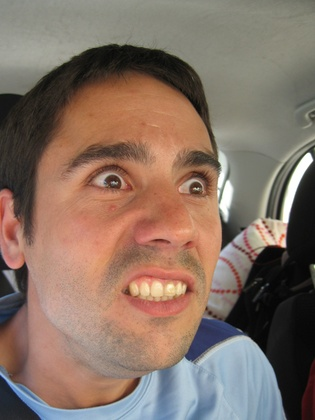
%> input picture Hums2016functions/Eigenmovie/VideoUtils_v1_2_4/Resources/TestFace_1.jpg, 315 x 420 px, shrunk from 600 x 800 before the run
$ octave --eval "result = body_contour_from_image(rgb2gray(imread('../Hums2016functions/Eigenmovie/VideoUtils_v1_2_4/Resources/TestFace_1.jpg')));"   (GNU Octave 9; MATLAB toolbox functions it lacks are replaced by stand-ins)
%> lines starting %> are read from the running program, lines starting %| are printed output that depends on the picture; in (x1, y1, x2, y2) boxes, pixels count from 0 and x2, y2 are one past the last pixel; in counts of white or black regions, pixels touching at a corner belong together; the program's own positions count from 1
### body_contour_from_image/identify_body_contour_neighbors.m
function neighbor_matrix = identify_body_contour_neighbors(body_contour_coords)

len_contour = max(size(body_contour_coords));

neighbor_matrix=[];

if(len_contour > 2)

    neighbor_matrix(len_contour,len_contour) = 0;

    for(i=1:len_contour)
        for(j=i+1:len_contour)
            if( abs(body_contour_coords(i,1) - body_contour_coords(j,1)) <= 1 && ...
                    abs(body_contour_coords(i,2) - body_contour_coords(j,2)) <= 1 )
                neighbor_matrix(i,j) = j;
                neighbor_matrix(j,i) = i;
            end
        end
    end

end

return;
end

### body_contour_from_image/find_row_in_matrix.m
function row_idx = find_row_in_matrix(a, target_row)

num_row = size(a,1);
num_col = size(a,2);

row_idx = [];

for(i=1:num_row)
    found_flag=1;
    for(j=1:num_col)
       if(target_row(j) ~= a(i,j))
           found_flag=0;
           break;
       end
    end
    if(found_flag==1)
        row_idx = [row_idx i];
    end
end

return;
end

### body_contour_from_image/sort_body_contour_indicies.m
function sorted_indicies = sort_body_contour_indicies(body_contour, neighbor_matrix, contour_ends_idx)

sorted_indicies = [];
if(isempty(contour_ends_idx))
    return;
end

length_contour = length(body_contour.x);

if(contour_ends_idx(1) > 0)
    % pick one of the body ends and find its neighbor
    sorted_indicies(1) = contour_ends_idx(1);
    neighbor_matrix(find(neighbor_matrix==sorted_indicies(1))) = 0;

    idx_prev = neighbor_matrix(sorted_indicies(1), find(neighbor_matrix(sorted_indicies(1),:)>0));

    if(~isempty(idx_prev))
        sorted_indicies(2) = idx_prev(1);
        neighbor_matrix(find(neighbor_matrix==sorted_indicies(2))) = 0;

        k=3;
        while(k<=length_contour)
            idx = neighbor_matrix(sorted_indicies(k-1), find(neighbor_matrix(sorted_indicies(k-1),:)>0));

            if(~isempty(idx))
                for(p=1:length(idx))
                    sorted_indicies(k) = idx(p);
                    neighbor_matrix(find(neighbor_matrix==sorted_indicies(k))) = 0;
                    k=k+1;
                end
            else
                idx = neighbor_matrix(sorted_indicies(k-2), find(neighbor_matrix(sorted_indicies(k-2),:)>0));
                if(~isempty(idx))
                    for(p=1:length(idx))
                        sorted_indicies(k) = idx(p);
                        neighbor_matrix(find(neighbor_matrix==sorted_indicies(k))) = 0;
                        k=k+1;
                    end
                else
                    break
                end
            end
        end

    end

end

% [22 lines of commented-out code are left out]


return;
end

### body_contour_from_image/fit_line.m
function [m,b] = fit_line(x,y)
% [m,b] = fit_line(x,y)

if(nargin==0)
    disp('[m,b] = fit_line(x,y)')
    return
end

if(length(x)<=3)
    m = (y(end)-y(1))/(x(end)-x(1));
    b = y(1)-m*x(1);
    return;
end

    s = warning('off','all');

    x(isnan(x)) = [];
    y(isnan(y)) = [];

    X = [ones(size(x))'  x'];

    p = X\y';
    b  = p(1); m  = p(2);

    clear('p'); clear('X');

    warning(s);

return;
end

### body_contour_from_image/distance_point_line.m
function d = distance_point_line(x,y, m, b)
% d = distance_point_line(x,y, m, b)
% shortest distance from a point x,y and a line y=mx+b

d = abs(y - m*x - b)/sqrt(m^2 +1);

return;
end

### body_contour_from_image/relative_curvature_angles_from_coordinates.m
function [kappa, xx, yy] = relative_curvature_angles_from_coordinates(input_x, input_y, input_num_contour_points)
% kappa = relative_curvature_angles_from_coordinates(input_x, input_y, input_num_contour_points)

if(length(input_x)<=5)
    kappa = zeros(1,input_num_contour_points);
    xx = kappa;
    yy = kappa;
    return;
end

num_contour_points = input_num_contour_points+2;

if ismac
    x = smooth(input_x); %this works with the curve fitting
    y = smooth(input_y);
else
    x = movmean(input_x,5);%changed 08/07/17 by Elias Scheer to avoid using the Curve Fitting Toolbox
    y = movmean(input_y,5);
end

% spline to add more points to contour
t = 1:length(x);
ts = 1:(length(x)/(num_contour_points-1)):(length(x)+1);
if(ts(end)<length(x))
    ts = [ts length(x)];
end
xx = (spline(t,x,ts));
yy = (spline(t,y,ts));

kappa = zeros(1,length(xx))+NaN;
for(k=2:length(xx)-1)
    kappa(k) = ((180/pi)*atan2(-(yy(k-1)-yy(k)),(xx(k-1)-xx(k))));
end
dkappa = abs([NaN diff(kappa)]);
jump_idx = find((dkappa)>=90);
original_jump_len = length(jump_idx);
ctr=0;
while(~isempty(jump_idx))
    idx = jump_idx(1);
    if(idx>1)
        if(kappa(idx-1)>0)
            kappa(idx) = kappa(idx) + 360;
        else
            kappa(idx) = -360 + kappa(idx);
        end
    end
    dkappa = abs([NaN diff(kappa)]);
    jump_idx = find((dkappa)>=90);
    ctr = ctr + 1;
    if(ctr>1000*original_jump_len)
        break;
    end
end
kappa(find(kappa>360)) = 360;
kappa(find(kappa<-360)) = -360;
kappa = kappa - nanmedian(kappa);
kappa(find(kappa>90)) = 90;
kappa(find(kappa<-90)) = -90;

kappa = matrix_replace(kappa,'==',NaN,0);
kappa(1)=[];
kappa(end)=[];

return;
end


% [13 lines of commented-out code are left out]

### body_contour_from_image/matrix_replace.m
function x = matrix_replace(y, relationship, a,  b)
% x = matrix_replace(y, relationship, a,  b)
% replaces the elements relationship a in matrix y w/ b
% >> q = [1 2 3; 4 3 6; 3 8 9]
% q =
%      1     2     3
%      4     3     6
%      3     8     9
%
% >> matrix_replace(q,'==',3,-1)
% ans =
%      1     2    -1
%      4    -1     6
%     -1     8     9
%
% >> matrix_replace(q,'<',3,-1)
% ans =
%     -1    -1     3
%      4     3     6
%      3     8     9

if(nargin==0)
    disp('x = matrix_replace(y, relationship, a,  b)')
    return
end

x = y;

if(isnan(a))
    st = sprintf('x(isnan(x)) = %f;',b);
else
    if(isinf(a))
        st = sprintf('x(isinf(x)) = NaN;');
    else
        if(strcmp(relationship,'=') || strcmp(relationship,'==')) % for replacing values of a w/ b need to deal w/ floating point stuff
            st = sprintf('x(find(abs(x-%f)<1e-6)) = %f;',a, b);
        else
            st = sprintf('x(x %s %f) = %f;',relationship,a,b);
        end
    end
end

eval(st);

return;
end

### body_contour_from_image/body_contour_from_image.m
function body_contour_struct = body_contour_from_image(Image, bound_box_corner)


% creates the thin line trace of the body from an image bounding_box_corner

body_contour_struct.x=[];
body_contour_struct.y=[];
% [5 lines of commented-out code are left out]
body_contour_struct.curvature = [];

if(isempty(Image))
    return;
end

if(nargin<2)
    bound_box_corner = [0 0];
end

perimeter_image = [];
skeleton = [];


if(sum(sum(Image))>100)
    % find the smooth perimeter
    perimeter_image = bwperim(bwmorph(bwmorph(bwmorph(bwmorph(imfill(Image,'holes'),'spur'),'majority'),'clean'),'remove'));
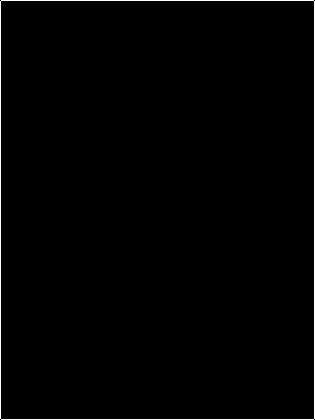
%> perimeter_image: size 420x315 logical; 1.1% white in thin lines or dots
    %ELIAS EDIT 09/09/17
%     perimeter_image = bwperim(Image);
    if(sum(sum(perimeter_image))==0)
        return;
    end
    % and fill it in for the working local_image
    skeleton = bwmorph(bwmorph(  bwmorph(imfill(perimeter_image,'holes'),'majority')   ,'thin',Inf),'clean');
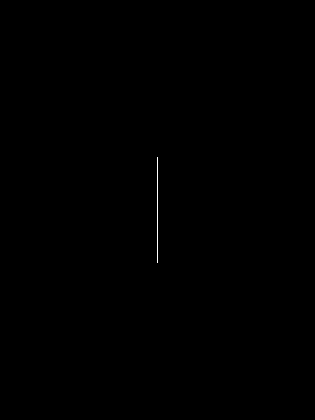
%> skeleton: size 420x315 logical; 0.08% white in thin lines or dots, all inside (x1, y1, x2, y2) = (157, 157, 158, 263)
else
    skeleton = bwmorph(bwmorph(Image,'spur'),'thin',Inf);
end
if(sum(sum(skeleton))==0)
    return;
end


[body_contour_coords(:,2), body_contour_coords(:,1)] = find(skeleton==1);
neighbor_matrix = identify_body_contour_neighbors(body_contour_coords);
%> in identify_body_contour_neighbors, `len_contour = max(size(body_contour_coords));`: len_contour = 106
%> in identify_body_contour_neighbors, `neighbor_matrix(len_contour,len_contour) = 0;`: neighbor_matrix: size 106x106 double; every value is 0
%> the loop in identify_body_contour_neighbors, `for(i=1:len_contour)` made 106 passes
%> after the loop in identify_body_contour_neighbors, `for(i=1:len_contour)`: neighbor_matrix: size 106x106 double; min 0, max 106, mean 1

endpoints = bwmorph(skeleton, 'endpoints');
[end_coords(:,2), end_coords(:,1)] = find(endpoints==1);
if(size(end_coords,1)>2) % too many endpoints ... find the likely real ones

    branchpoints = bwmorph(skeleton, 'branchpoints');
    r = []; c = [];
    [r, c] = find(branchpoints==1);

    if(~isempty(r))
        branch_coords(:,2) = r;
        branch_coords(:,1) = c;
    else
        return;
    end

    % [11 lines of commented-out code are left out]
    ctr=1;
    prev_num_endpoints = size(end_coords,1);
    while(size(end_coords,1)>2 && ctr<=3*size(branch_coords,1))
        ctr = ctr+1;

        deleted_branch_ctr=0;
        for(b=1:size(branch_coords,1))
            mindist = 1e11;
            path_idx = [];

            b1 = find_row_in_matrix(body_contour_coords, branch_coords(b,:));

            for(e=1:size(end_coords,1))

                e1 = find_row_in_matrix(body_contour_coords, end_coords(e,:));

                [dist, p_idx] = branch_length(neighbor_matrix,  body_contour_coords,branch_coords, b1,e1);
                if(dist<mindist)
                    mindist = dist;
                    path_idx = p_idx;
                end


            end
            % wipe out pixels for the short branch affiliated w/ branchpoints(b)
            for(p=1:length(path_idx))
                deleted_branch_ctr = deleted_branch_ctr+1;
                skeleton(body_contour_coords(path_idx(p),2), body_contour_coords(path_idx(p),1)) = 0;
            end
        end

        body_contour_coords=[];
        [body_contour_coords(:,2), body_contour_coords(:,1)] = find(skeleton==1);
        neighbor_matrix = identify_body_contour_neighbors(body_contour_coords);
        end_coords =[];
        endpoints = bwmorph(skeleton, 'endpoints');
        [end_coords(:,2), end_coords(:,1)] = find(endpoints==1);
        branch_coords = [];
        branchpoints = bwmorph(skeleton, 'branchpoints');
        [branch_coords(:,2), branch_coords(:,1)] = find(branchpoints==1);

        % should have fewer endpoints now since we have deleted branch(s)
        % if we have more endpoints than we should, a gap was created
        if(deleted_branch_ctr>0)
            if(size(end_coords,1) > (prev_num_endpoints-deleted_branch_ctr))
                for(i=1:size(end_coords,1)-1)
                    for(j=i+1:size(end_coords,1))
                        d = sqrt((end_coords(i,1) - end_coords(j,1))^2 + (end_coords(i,2) - end_coords(j,2))^2);
                        if(d <= 3)
                            body_contour_coords = [body_contour_coords; round([(end_coords(i,1) + end_coords(j,1))/2 (end_coords(i,2) + end_coords(j,2))/2])];
                            skeleton(body_contour_coords(end,2), body_contour_coords(end,1))=1;
                        end
                    end
                end

                body_contour_coords=[];
                [body_contour_coords(:,2), body_contour_coords(:,1)] = find(skeleton==1);
                neighbor_matrix = identify_body_contour_neighbors(body_contour_coords);
                end_coords =[];
                endpoints = bwmorph(skeleton, 'endpoints');
                [end_coords(:,2), end_coords(:,1)] = find(endpoints==1);
                branch_coords = [];
                branchpoints = bwmorph(skeleton, 'branchpoints');
                [branch_coords(:,2), branch_coords(:,1)] = find(branchpoints==1);

            end
        end


        prev_num_endpoints = size(end_coords,1);

        % [7 lines of commented-out code are left out]

    end

    % [8 lines of commented-out code are left out]

    ctr = 0;
    if(size(end_coords,1)>2 && ctr<=2*size(end_coords,1)) % still too many ends ... are they seperated by one pixel?
        ctr=ctr+1;

        for(i=1:size(end_coords,1)-1)
            for(j=i+1:size(end_coords,1))
                d = sqrt((end_coords(i,1) - end_coords(j,1))^2 + (end_coords(i,2) - end_coords(j,2))^2);
                if(d <= 3)
                    body_contour_coords = [body_contour_coords; round([(end_coords(i,1) + end_coords(j,1))/2 (end_coords(i,2) + end_coords(j,2))/2])];
                    skeleton(body_contour_coords(end,2), body_contour_coords(end,1))=1;
                end
            end
        end

        neighbor_matrix = identify_body_contour_neighbors(body_contour_coords);
        end_coords =[];
        endpoints = bwmorph(skeleton, 'endpoints');
        [end_coords(:,2), end_coords(:,1)] = find(endpoints==1);
        branch_coords = [];
        branchpoints = bwmorph(skeleton, 'branchpoints');
        [branch_coords(:,2), branch_coords(:,1)] = find(branchpoints==1);
    end

end

bodyend_indicies = [];
for(i=1:size(end_coords,1))
    bodyend_indicies = [bodyend_indicies find_row_in_matrix(body_contour_coords, end_coords(i,:))];
end
%> this loop made 2 passes
%> (num_row in find_row_in_matrix, num_col in find_row_in_matrix, bodyend_indicies) on passes 1 to 2: (106, 2, 1), (106, 2, [1 106])

body_contour_struct.x = body_contour_coords(:,1) + floor(bound_box_corner(1)) + 0.5;
%> body_contour_struct.x = 106 values from 158.5 to 158.5
body_contour_struct.y = body_contour_coords(:,2) + floor(bound_box_corner(2)) + 0.5;
%> body_contour_struct.y = 106 values from 158.5 to 263.5

if(~isempty(neighbor_matrix))

    if(~isempty(bodyend_indicies))
        sorted_indicies = sort_body_contour_indicies(body_contour_struct, neighbor_matrix, bodyend_indicies);
%> in sort_body_contour_indicies, `length_contour = length(body_contour.x);`: length_contour = 106
%> in sort_body_contour_indicies, `neighbor_matrix(find(neighbor_matrix==sorted_indicies(1))) = 0;`: neighbor_matrix: size 106x106 double; min 0, max 106, mean 1; mean of the top-left, top-right, bottom-left and bottom-right quarters 1, 0, 0, 3
%> in sort_body_contour_indicies, `idx_prev = neighbor_matrix(sorted_indicies(1), find(neighbor_matrix(so..`: idx_prev = 2
%> the loop in sort_body_contour_indicies, `while(k<=length_contour)` made 104 passes
%> after the loop in sort_body_contour_indicies, `while(k<=length_contour)`: k = 107; sorted_indicies = 106 values from 1 to 106
%> sorted_indicies = 106 values from 1 to 106

        body_contour_struct.x = body_contour_struct.x(sorted_indicies);
        body_contour_struct.y = body_contour_struct.y(sorted_indicies);

        % include two more points ... the point on the perimeter closest
        % to the tangent from each bodyend
        if(~isempty(perimeter_image) && length(body_contour_struct.x)>3)
            [perimeter_coords(:,2), perimeter_coords(:,1)] = find(perimeter_image==1);
            firstcoord = [body_contour_struct.x(1) body_contour_struct.y(1)];
%> firstcoord = [158.5 158.5]
            lastcoord = [body_contour_struct.x(end) body_contour_struct.y(end)];
%> lastcoord = [158.5 263.5]
            headcoord = [];
            tailcoord = [];
            [mhead,bhead] = fit_line(body_contour_struct.x(1:3), body_contour_struct.y(1:3));
%> in fit_line, `m = (y(end)-y(1))/(x(end)-x(1));`: m = Inf
%> in fit_line, `b = y(1)-m*x(1);`: b = -Inf
%> mhead = Inf; bhead = -Inf
            [mtail,btail] = fit_line(body_contour_struct.x(end-2:end), body_contour_struct.y(end-2:end));
%> mtail = Inf; btail = -Inf
            minheaddist = 1e10; mintaildist = 1e10;

            for(j=1:size(perimeter_coords,1))

                d = distance_point_line(perimeter_coords(j,1), perimeter_coords(j,2), mhead, bhead);
                if(d<=1)
                    d = ((firstcoord(1) - perimeter_coords(j,1) )^2 + (firstcoord(2) - perimeter_coords(j,2) )^2);
                    if(d<minheaddist)
                        headcoord = perimeter_coords(j,:);
                        minheaddist = d;
                    end
                end

                d = distance_point_line(perimeter_coords(j,1), perimeter_coords(j,2), mtail, btail);
                if(d<=1)
                    d = ((lastcoord(1) - perimeter_coords(j,1) )^2 + (lastcoord(2) - perimeter_coords(j,2) )^2);
                    if(d<mintaildist)
                        tailcoord = perimeter_coords(j,:);
                        mintaildist = d;
                    end
                end
            end
%> after the loop, minheaddist = 10000000000; mintaildist = 10000000000

            if(~isempty(headcoord))
                body_contour_struct.x = [headcoord(1);  body_contour_struct.x];
                body_contour_struct.y = [headcoord(2);  body_contour_struct.y];
            end
            if(~isempty(tailcoord))
                body_contour_struct.x = [body_contour_struct.x; tailcoord(1)];
                body_contour_struct.y = [body_contour_struct.y; tailcoord(2)];
            end
        end

        clear('sorted_indicies');
    end
    clear('bodyend_indicies');
end

% interpolate between contour points
if(~isempty(body_contour_struct.x))
    x1 = [];
    y1 = [];
    for(j=2:length(body_contour_struct.x))
        x1 = [x1 body_contour_struct.x(j-1) (body_contour_struct.x(j-1) + body_contour_struct.x(j))/2 ];
        y1 = [y1 body_contour_struct.y(j-1) (body_contour_struct.y(j-1) + body_contour_struct.y(j))/2 ];
    end
%> this loop made 105 passes
%> (x1, y1) on passes 1 to 4: ([158.5 158.5], [158.5 159]), ([158.5 158.5 158.5 158.5], [158.5 159 159.5 160]), ([158.5 158.5 158.5 158.5 158.5 158.5], [158.5 159 159.5 160 160.5 161]), ([158.5 158.5 158.5 158.5 158.5 158.5 158.5 158.5], [158.5 159 159.5 160 160.5 161 161.5 162])
%> y1 on pass 5: [158.5 159 159.5 160 160.5 161 161.5 162 162.5 163]
%> after the loop, x1 = 210 values from 158.5 to 158.5; y1 = 210 values from 158.5 to 263
    x1 = [x1 body_contour_struct.x(end)];
%> x1 = 211 values from 158.5 to 158.5
    y1 = [y1 body_contour_struct.y(end)];
%> y1 = 211 values from 158.5 to 263.5
    body_contour_struct.x = x1;
%> body_contour_struct.x = 211 values from 158.5 to 158.5
    body_contour_struct.y = y1;
%> body_contour_struct.y = 211 values from 158.5 to 263.5
end
% hard code to get 52 body contour points
[body_contour_struct.curvature, body_contour_struct.x, body_contour_struct.y]  = relative_curvature_angles_from_coordinates(body_contour_struct.x, body_contour_struct.y, 50);
%> in relative_curvature_angles_from_coordinates, `x = movmean(input_x,5);`: x = 211 values from 158.5 to 158.5
%> in relative_curvature_angles_from_coordinates, `y = movmean(input_y,5);`: y = 211 values from 159 to 263
%> in relative_curvature_angles_from_coordinates, `t = 1:length(x);`: t = 211 values from 1 to 211
%> in relative_curvature_angles_from_coordinates, `ts = 1:(length(x)/(num_contour_points-1)):(length(x)+1);`: ts = 52 values from 1 to 212
%> in relative_curvature_angles_from_coordinates, `xx = (spline(t,x,ts));`: xx = 52 values from 158.5 to 158.5
%> in relative_curvature_angles_from_coordinates, `yy = (spline(t,y,ts));`: yy = 52 values from 159 to 263.7
%> the loop in relative_curvature_angles_from_coordinates, `for(k=2:length(xx)-1)` made 50 passes
%> in relative_curvature_angles_from_coordinates, `jump_idx = find((dkappa)>=90);`: jump_idx = []
%> in relative_curvature_angles_from_coordinates, `original_jump_len = length(jump_idx);`: original_jump_len = 0
%> in relative_curvature_angles_from_coordinates, `kappa = matrix_replace(kappa,'==',NaN,0);`: kappa = 52 values from 0 to 0
%> body_contour_struct.curvature = 50 values from 0 to 0; body_contour_struct.x = 52 values from 158.5 to 158.5; body_contour_struct.y = 52 values from 159 to 263.7

% body_contour_struct.midbody = round(length(body_contour_struct.x)/2);

clear('body_contour');
clear('body_contour_coords');
clear('neighbor_matrix');

% [10 lines of commented-out code are left out]

return;
end
